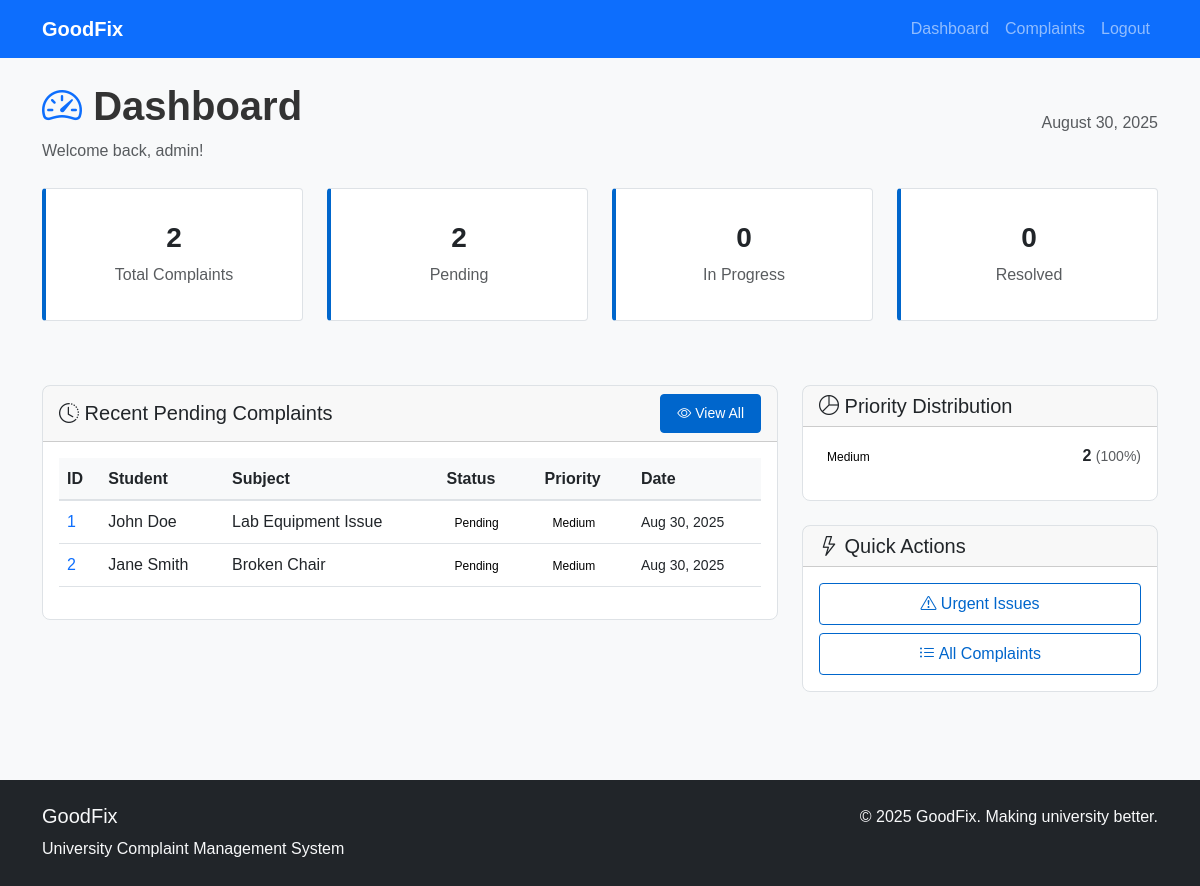
Page /admin/dashboard.php (signed in) on the earlier database version.
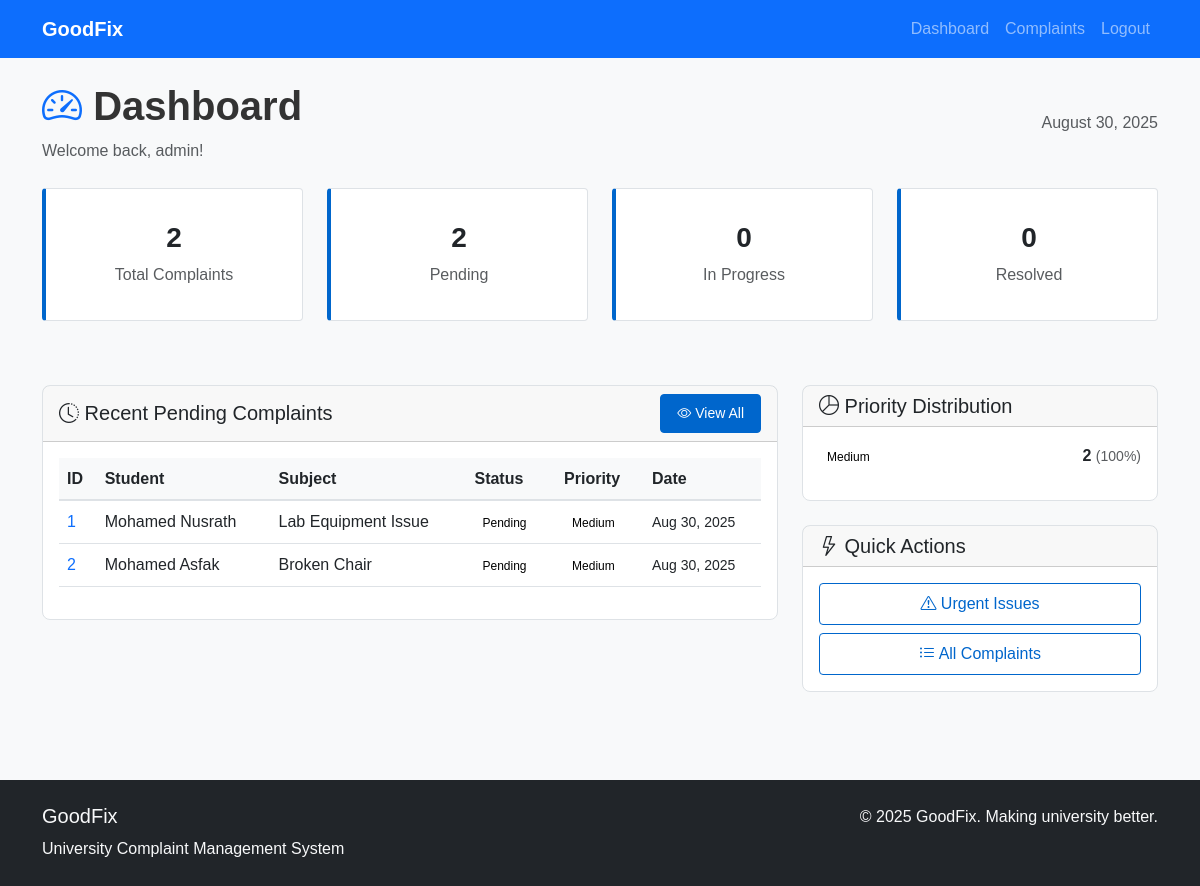
Same page on the later database version.
### tables this page shows
CREATE TABLE complaints (
    id INT PRIMARY KEY AUTO_INCREMENT,
    student_name VARCHAR(100) NOT NULL,
    student_id VARCHAR(20) NOT NULL,
    email VARCHAR(100) NOT NULL,
    faculty VARCHAR(50) NOT NULL,
    complaint_type VARCHAR(50) NOT NULL,
    subject VARCHAR(200) NOT NULL,
    description TEXT NOT NULL,
    status ENUM('pending', 'in_progress', 'resolved', 'closed') DEFAULT 'pending',
    priority ENUM('low', 'medium', 'high', 'urgent') DEFAULT 'medium',
    submitted_at TIMESTAMP DEFAULT CURRENT_TIMESTAMP,
    updated_at TIMESTAMP DEFAULT CURRENT_TIMESTAMP ON UPDATE CURRENT_TIMESTAMP
);

### admin/dashboard.php (the view, shortened to what the changed rows need)
<?php
include '../includes/header.php';
include '../includes/db.php';
$stmt = $pdo->query("SELECT * FROM complaints WHERE status = 'pending' ORDER BY submitted_at DESC LIMIT 5");
$recent_pending_complaints = $stmt->fetchAll();
?>
<main>
    <div class="container py-4">
        <div class="d-flex justify-content-between align-items-center mb-4">
            <div>
                <h1 class="fw-bold">
                    <i class="bi bi-speedometer2 text-primary"></i> Dashboard
                </h1>
            </div>
        </div>
        <div class="row g-4">
            <div class="col-lg-8">
                <div class="card">
                    <div class="card-body">
                        <?php if (empty($recent_pending_complaints)): ?>
                        <div class="text-center text-muted py-4">
                            <i class="bi bi-inbox fs-1"></i>
                            <p class="mt-2">No pending complaints yet</p>
                        </div>
                        <?php else: ?>
                        <div class="table-responsive">
                            <table class="table table-hover">
                                <thead>
                                    <tr>
                                        <th>ID</th>
                                        <th>Student</th>
                                        <th>Subject</th>
                                        <th>Status</th>
                                        <th>Priority</th>
                                        <th>Date</th>
                                    </tr>
                                </thead>
                                <tbody>
                                    <?php foreach ($recent_pending_complaints as $complaint): ?>
                                    <tr>
                                        <td>
                                            <a href="complaint_detail.php?id=<?php echo $complaint['id']; ?>" class="text-decoration-none">
                                                <?php echo $complaint['id']; ?>
                                            </a>
                                        </td>
                                        <td><?php echo htmlspecialchars($complaint['student_name']); ?></td>
                                        <td>
                                            <span class="text-truncate" style="max-width: 200px;">
                                                <?php echo htmlspecialchars($complaint['subject']); ?>
                                            </span>
                                        </td>
                                        <td>
                                            <span class="status">
                                                <?php echo ucfirst(str_replace('_', ' ', $complaint['status'])); ?>
                                            </span>
                                        </td>
                                        <td>
                                            <span class="priority">
                                                <?php echo ucfirst($complaint['priority']); ?>
                                            </span>
                                        </td>
                                        <td>
                                            <small><?php echo date('M j, Y', strtotime($complaint['submitted_at'])); ?></small>
                                        </td>
                                    </tr>
                                    <?php endforeach; ?>
                                </tbody>
                            </table>
                        </div>
                        <?php endif; ?>
                    </div>
                </div>
            </div>
        </div>
    </div>
</main>
<?php include '../includes/footer.php'; ?>

Differences in the rows shown:
changed complaints "Lab Equipment Issue": student_name "John Doe" → "Mohamed Nusrath"
changed complaints "Broken Chair": student_name "Jane Smith" → "Mohamed Asfak"
